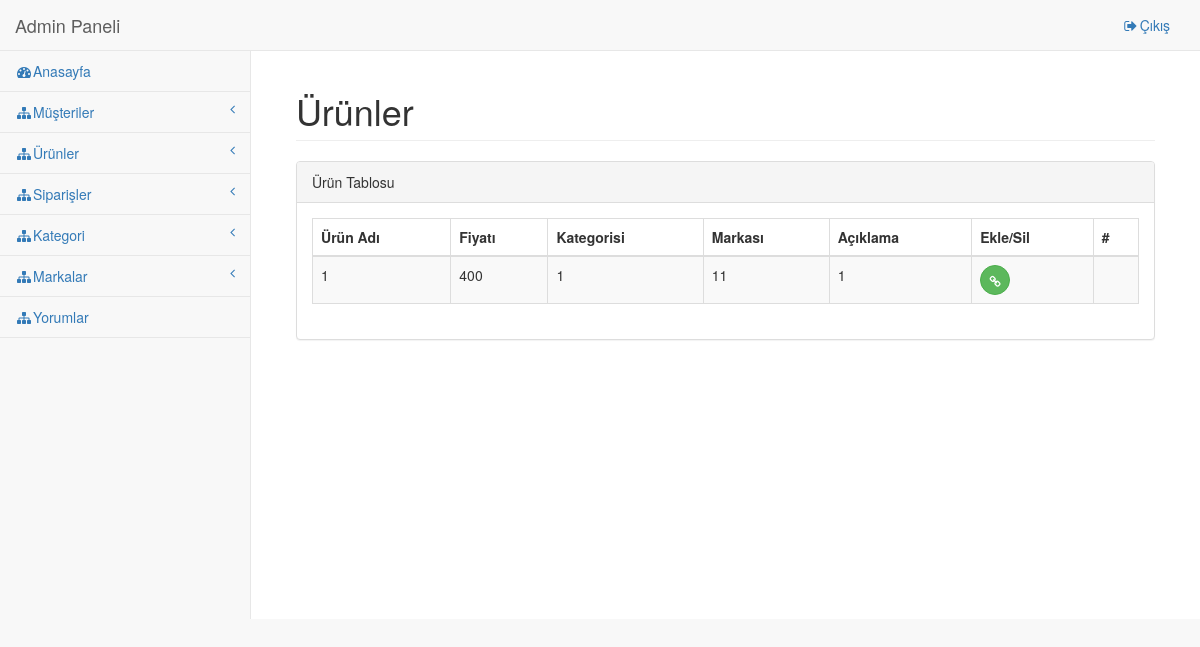
Page /adminpanel/page/product/list on the earlier database version.
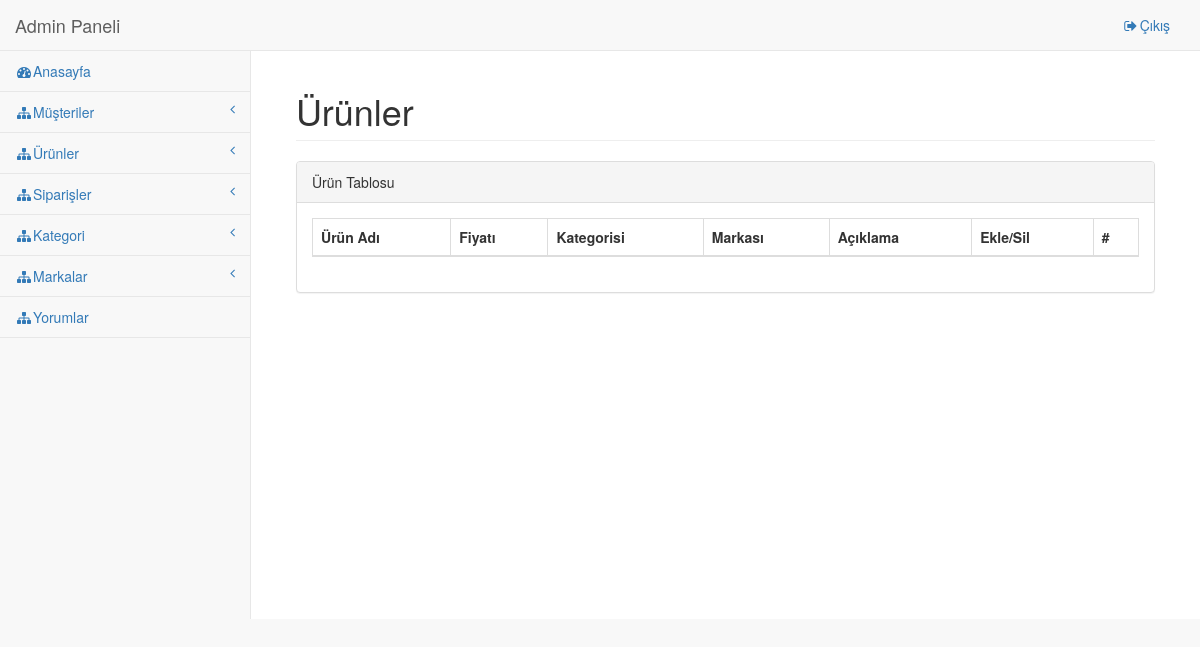
Same page on the later database version.
### tables this page shows
CREATE TABLE `product` (
  `id` int(11) NOT NULL,
  `name` varchar(20) DEFAULT NULL,
  `price` int(11) DEFAULT NULL,
  `category_id` int(11) DEFAULT NULL,
  `brand_id` int(11) DEFAULT NULL,
  `sold` int(11) DEFAULT '0',
  `type` varchar(20) DEFAULT NULL,
  `image` text,
  `detail` varchar(101) DEFAULT NULL
);

CREATE TABLE `categories` (
  `id` int(11) NOT NULL,
  `name` varchar(20) DEFAULT NULL
);

CREATE TABLE `brands` (
  `id` int(11) NOT NULL,
  `name` varchar(10) DEFAULT NULL,
  `category_id` int(11) DEFAULT NULL
);

### application/controllers/Adminpanel.php (called while the page is built, shortened)
<?php
class AdminPanel extends CI_Controller {
	function __construct(){
		$this->load->database();
	}
	function page($folder, $file){
		$data['admins'] = $this->db->get('admin')->result();
		$data['customers'] = $this->db->get('users')->result();
		$data['products'] = $this->db->query("select product.id as id,detail,product.name as name, product.price as price, brands.name as brand,categories.name as category from product inner join brands on product.brand_id=brands.id inner join categories on categories.id=product.category_id")->result();
		$data['orders'] = $this->db->query("select users.name, total,orders.state as state from orders inner join users on users.id =orders.user_id")->result();
		$data['categories'] = $this->db->get('categories')->result();
		$data['comments'] = $this->db->get('comments')->result();
		$data['brands'] = $this->db->get('brands')->result();
		$this->load->view('panel/'.$folder.'/'.$file, $data);
	}
}

### index.php (called while the page is built, shortened)
<?php
require_once BASEPATH.'core/CodeIgniter.php';

### application/views/panel/product/list.php (the view, shortened to what this page needs)
 <link href="<?=site_url('vendor/bootstrap/css/bootstrap.min.css')?>" rel="stylesheet">
    <link href="<?=site_url('vendor/metisMenu/metisMenu.min.css')?>" rel="stylesheet">
    <link href="<?=site_url('vendor/datatables-plugins/dataTables.bootstrap.css')?>" rel="stylesheet">
    <link href="<?=site_url('vendor/datatables-responsive/dataTables.responsive.css')?>" rel="stylesheet">
    <link href="<?=site_url('dist/css/sb-admin-2.css')?>" rel="stylesheet">
  <link href="<?=site_url('vendor/font-awesome/css/font-awesome.min.css')?>" rel="stylesheet" type="text/css">
                <div class="row">
                    <div class="col-lg-12">
                        <h1 class="page-header">Ürünler</h1>
                    </div>
                </div>
            <div class="row">
                <div class="col-lg-12">
                    <div class="panel panel-default">
                        <div class="panel-heading">
                            Ürün Tablosu
                        </div>
                        <div class="panel-body">
                            <table width="100%" class="table table-striped table-bordered table-hover" id="dataTables-example">
                                <thead>
                                    <tr>
                                        <th>Ürün Adı</th>
                                        <th>Fiyatı</th>
                                        <th>Kategorisi</th>
                                        <th>Markası</th>
                                        <th>Açıklama</th>
                                        <th>Ekle/Sil</th>
                                        <th>#</th>
                                    </tr>
                                </thead>
                                <tbody>
                                    <?php foreach ($products as $product) :?>
                                    <tr class="gradeX">
                                        <td><?=$product->name?></td>
                                        <td><?=$product->price?></td>
                                        <td><?=$product->category?></td>
                                        <td><?=$product->brand?></td>
                                        <td><?=$product->detail?></td>
                                        <td><a href="<?=site_url('adminpanel/update/product/'.$product->id)?>" class="btn btn-success btn-circle"><i class="fa fa-link"></i></a>
                                        <td>
                                    </tr>
                                <?php endforeach;?>
                                </tbody>
                            </table>
                        </div>
                    </div>
                </div>
            </div>
           </div>
    </body>
</html>

Differences in the rows shown:
removed product: name "1", price "400", category.name "1", brand.name "11", detail "1"
